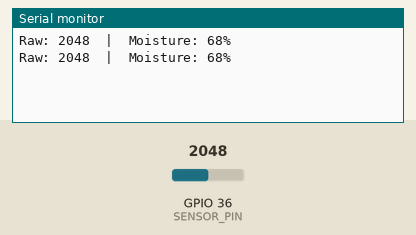
Recording of a sketch running on a simulated ESP32. Shown: the last lines printed to the serial monitor. The test bench sets the inputs (shaded band); at power-on: GPIO 36 (SENSOR_PIN) = 2048 (analog values on the 0–4095 scale).

Above: at 1.8 s.
1.9 s: GPIO 36 (SENSOR_PIN) set to 2866
At 2.8 s:
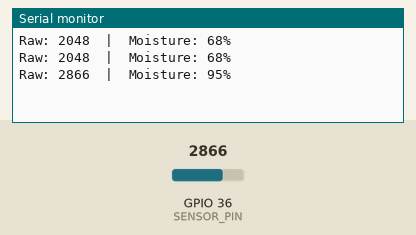
3.4 s: GPIO 36 (SENSOR_PIN) set to 3603
At 4.8 s:
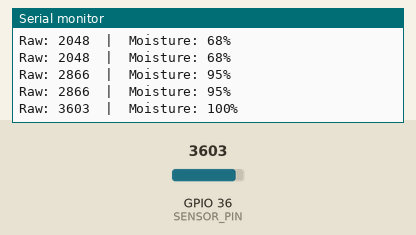
Timing chart, 0 to 6.4 s (numbered marks = the images above; inputs shaded):
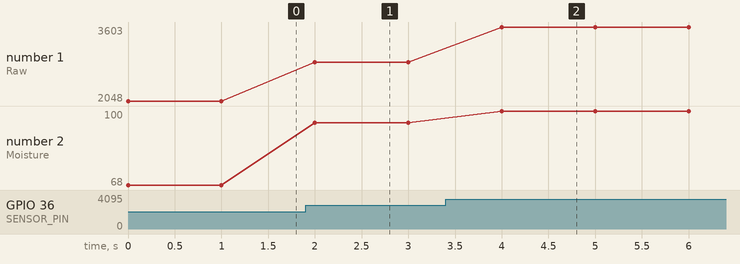

Measured:
- after the input at 1.9 s, the serial monitor: prints a new line after 0.10 s (image 1)
- after the input at 3.4 s, the serial monitor: prints a new line after 0.60 s (image 2)
- plotted number 1: 2048 → 2866 after the input at 1.9 s, 2866 → 3603 after the input at 3.4 s
- plotted number 2: 68 → 95 after the input at 1.9 s, 95 → 100 after the input at 3.4 s

The sketch:

MoistSensor.ino
```cpp
const int SENSOR_PIN = A0;


const int DRY_VALUE = 0;       // sensor in air
const int WET_VALUE = 3000;    // sensor in water

void setup() {
  Serial.begin(9600);
  pinMode(SENSOR_PIN, INPUT);
  analogReadResolution(12);    // 0-4095 on ESP32
}

void loop() {
  int rawValue = analogRead(SENSOR_PIN);

  // Dry (low) -> 0%, wet (high) -> 100%
  int moisturePercent = map(rawValue, DRY_VALUE, WET_VALUE, 0, 100);
  moisturePercent = constrain(moisturePercent, 0, 100);

  Serial.print("Raw: ");
  Serial.print(rawValue);
  Serial.print("  |  Moisture: ");
  Serial.print(moisturePercent);
  Serial.println("%");

  delay(1000);
}
```
